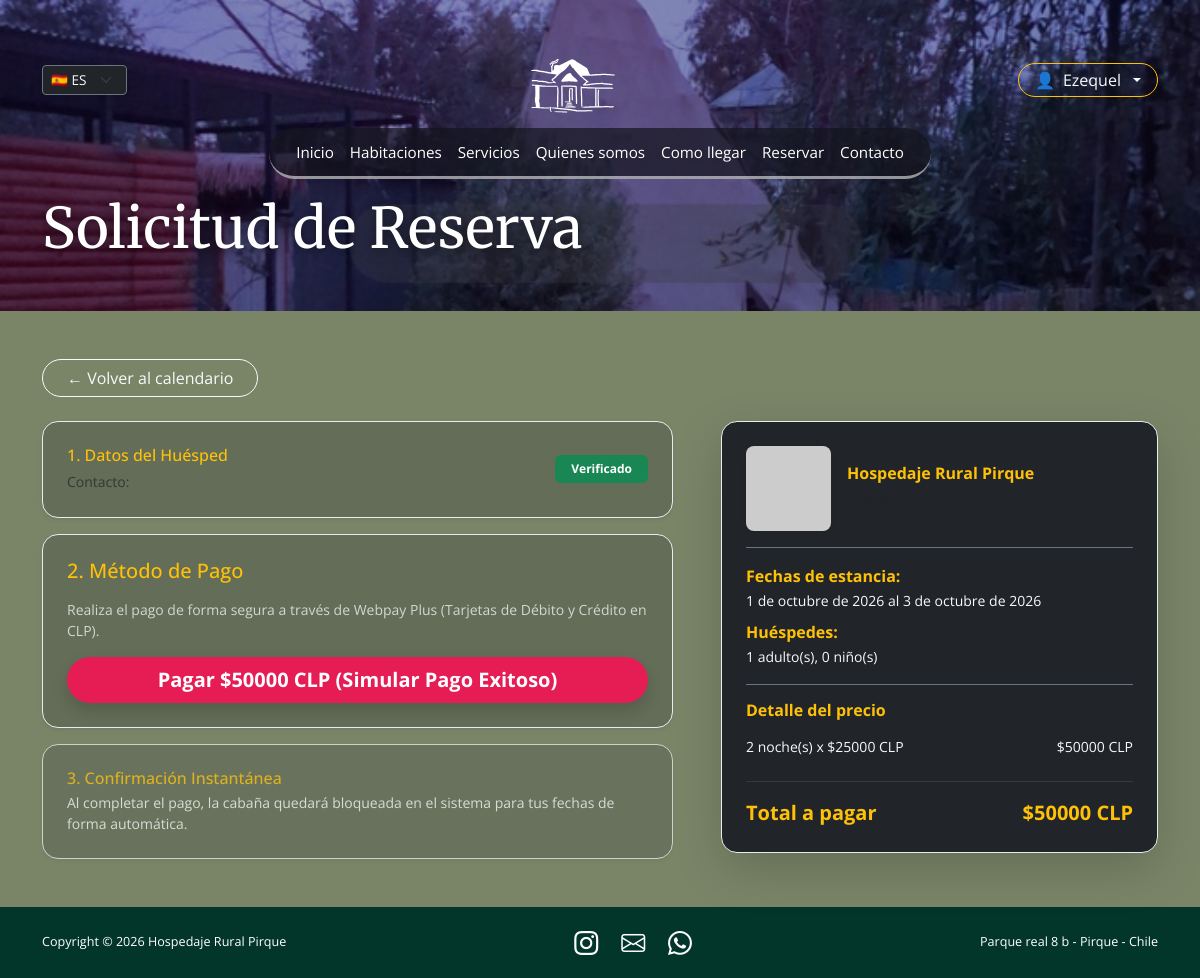
/checkout/1/ (signed in), run on the app's committed database.
### sitio/models.py (models this page shows, shortened)
class Reserva(models.Model):
    usuario = models.ForeignKey(User, on_delete=models.CASCADE, null=True, blank=True)
    rut = forms.CharField(max_length=12, blank=True) if False else models.CharField(max_length=12, blank=True)
    telefono = models.CharField(max_length=20, blank=True)
    llegada = models.DateField()
    salida = models.DateField()
    adultos = models.PositiveSmallIntegerField(default=1)
    ninos = models.PositiveSmallIntegerField("niños", default=0)
    nombre = models.CharField(max_length=120, blank=True)
    contacto = models.CharField(max_length=120, blank=True)
    estado = models.CharField(max_length=20, default='PENDIENTE')
    creado = models.DateTimeField(auto_now_add=True)
    class Meta:
        ordering = ["-creado"]

### sitio/views.py (the view)
# urls.py: path("checkout/<int:reserva_id>/", views.checkout_reserva, name="checkout_reserva"),
@login_required(login_url='login_cliente')
def checkout_reserva(request, reserva_id):
    reserva = get_object_or_404(Reserva, id=reserva_id)
    precio_noche = 25000
    noches = (reserva.salida - reserva.llegada).days
    if noches < 1:
        noches = 1
    total_clp = noches * precio_noche
    context = {
        "reserva": reserva,
        "noches": noches,
        "precio_noche": precio_noche,
        "total_clp": total_clp,
    }
    return render(request, "sitio/checkout.html", context)

### sitio/context.py (called while the page is built)
def sitio(request):
    return {"SITIO": settings.SITIO}

### sitio/templates/sitio/checkout.html (shortened to what this page needs)
{% extends "sitio/base.html" %}
{% load i18n %}
{% load static %}
{% get_current_language as LANGUAGE_CODE %}
{% block hero %}
<h1 class="page-title">
    {% if LANGUAGE_CODE == 'en' %}Reservation Request{% else %}Solicitud de Reserva{% endif %}
</h1>
{% endblock %}
{% block content %}
<section class="section-olive py-5">
    <div class="container text-light">
        <div class="mb-4">
            <a href="{% url 'reservar' %}" class="btn btn-outline-light rounded-pill px-4">
                ← {% if LANGUAGE_CODE == 'en' %}Back to calendar{% else %}Volver al calendario{% endif %}
            </a>
        </div>
        <div class="row g-5">
            <div class="col-lg-7">
                <div class="card bg-dark bg-opacity-25 border border-light-subtle rounded-4 p-4 mb-3 shadow-sm">
                    <div class="d-flex justify-content-between align-items-center">
                        <div>
                            <h6 class="text-warning mb-1 font-serif">
                                1. {% if LANGUAGE_CODE == 'en' %}Guest Details{% else %}Datos del Huésped{% endif %}
                            </h6>
                            <small class="text-muted">
                                {% if LANGUAGE_CODE == 'en' %}Contact{% else %}Contacto{% endif %}: {{ reserva.contacto }}
                            </small>
                        </div>
                        <span class="badge bg-success px-3 py-2">
                            {% if LANGUAGE_CODE == 'en' %}Verified{% else %}Verificado{% endif %}
                        </span>
                    </div>
                </div>
                <div class="card bg-dark bg-opacity-25 border border-light-subtle rounded-4 p-4 mb-3 shadow-sm">
                    <h5 class="font-serif text-warning mb-3">
                        2. {% if LANGUAGE_CODE == 'en' %}Payment Method{% else %}Método de Pago{% endif %}
                    </h5>
                    <p class="small text-light opacity-75">
                        {% if LANGUAGE_CODE == 'en' %}
                            Make a secure payment via Webpay Plus (Debit and Credit cards in CLP).
                        {% else %}
                            Realiza el pago de forma segura a través de Webpay Plus (Tarjetas de Débito y Crédito en CLP).
                        {% endif %}
                    </p>
                    <form action="{% url 'simular_pago' reserva.id %}" method="POST">
                        <button type="submit" class="btn btn-danger btn-lg w-100 rounded-pill font-serif fw-bold shadow" style="background-color: #e51d54; border: none;">
                            {% if LANGUAGE_CODE == 'en' %}
                                Pay ${{ total_clp }} CLP (Simulate Successful Payment)
                            {% else %}
                                Pagar ${{ total_clp }} CLP (Simular Pago Exitoso)
                            {% endif %}
                        </button>
                    </form>
                </div>
                <div class="card bg-dark bg-opacity-25 border border-light-subtle rounded-4 p-4 text-light opacity-75 shadow-sm">
                    <h6 class="font-serif text-warning mb-1">
                        3. {% if LANGUAGE_CODE == 'en' %}Instant Confirmation{% else %}Confirmación Instantánea{% endif %}
                    </h6>
                    <small class="small">
                        {% if LANGUAGE_CODE == 'en' %}
                            Upon completing the payment, the cabin will be automatically blocked in the system for your selected dates.
                        {% else %}
                            Al completar el pago, la cabaña quedará bloqueada en el sistema para tus fechas de forma automática.
                        {% endif %}
                    </small>
                </div>
            </div>
            <div class="col-lg-5">
                <div class="card bg-dark text-light border border-light-subtle rounded-4 p-4 shadow-lg">
                    <div class="d-flex gap-3 align-items-center border-bottom border-secondary pb-3 mb-3">
                        <img src="{% static 'img/cabana.jpg' %}" class="rounded-3 shadow-sm" style="width: 85px; height: 85px; object-fit: cover;" onerror="this.src='https://via.placeholder.com/85'">
                        <div>
                            <h6 class="font-serif fw-bold mb-1 text-warning">Hospedaje Rural Pirque</h6>
                            <small class="text-muted">
                            </small>
                        </div>
                    </div>
                    <div class="border-bottom border-secondary pb-3 mb-3">
                        <div class="mb-2">
                            <strong class="text-warning">
                                {% if LANGUAGE_CODE == 'en' %}Stay dates{% else %}Fechas de estancia{% endif %}:
                            </strong><br>
                            <span class="small">
                                {% if LANGUAGE_CODE == 'en' %}
                                    {{ reserva.llegada }} to {{ reserva.salida }}
                                {% else %}
                                    {{ reserva.llegada }} al {{ reserva.salida }}
                                {% endif %}
                            </span>
                        </div>
                        <div>
                            <strong class="text-warning">
                                {% if LANGUAGE_CODE == 'en' %}Guests{% else %}Huéspedes{% endif %}:
                            </strong><br>
                            <span class="small">
                                {% if LANGUAGE_CODE == 'en' %}
                                    {{ reserva.adultos }} adult(s), {{ reserva.ninos }} child(ren)
                                {% else %}
                                    {{ reserva.adultos }} adulto(s), {{ reserva.ninos }} niño(s)
                                {% endif %}
                            </span>
                        </div>
                    </div>
                    <h6 class="font-serif fw-bold mb-3 text-warning">
                        {% if LANGUAGE_CODE == 'en' %}Price breakdown{% else %}Detalle del precio{% endif %}
                    </h6>
                    <div class="d-flex justify-content-between mb-2 small">
                        <span>
                            {% if LANGUAGE_CODE == 'en' %}
                                {{ noches }} night(s) x ${{ precio_noche }} CLP
                            {% else %}
                                {{ noches }} noche(s) x ${{ precio_noche }} CLP
                            {% endif %}
                        </span>
                        <span>${{ total_clp }} CLP</span>
                    </div>
                    <hr class="border-secondary">
                    <div class="d-flex justify-content-between fw-bold fs-5 text-warning">
                        <span>
                            {% if LANGUAGE_CODE == 'en' %}Total amount{% else %}Total a pagar{% endif %}
                        </span>
                        <span>${{ total_clp }} CLP</span>
                    </div>
                </div>
            </div>
        </div>
    </div>
</section>
{% endblock %}

### sitio/templates/sitio/base.html (shortened to what this page needs)
{% load i18n %}
{% load static %}
{% get_current_language as LANGUAGE_CODE %}
<!DOCTYPE html>
<html lang="{{ LANGUAGE_CODE }}">
<head>
  <link href="https://cdn.jsdelivr.net/npm/bootstrap@5.3.3/dist/css/bootstrap.min.css" rel="stylesheet">
  <link href="https://cdn.jsdelivr.net/npm/bootstrap-icons@1.11.3/font/bootstrap-icons.min.css" rel="stylesheet">
  <link href="{% static 'css/style.css' %}" rel="stylesheet">
</head>
<body>
  <header class="hero {% block hero_class %}hero-sm{% endblock %}" style="background-image:url('{% block hero_img %}{% static 'img/jardin.jpg' %}{% endblock %}')">
    <div class="hero-overlay"></div>
    <div class="container position-relative">
      <div class="d-flex justify-content-between align-items-center pt-3 mb-2">
        <div class="language-selector">
            <form action="{% url 'set_language' %}" method="POST" class="d-inline">
                <select name="language" class="form-select form-select-sm bg-dark text-light border-secondary shadow-sm" onchange="this.form.submit()" style="width: auto; font-size: 0.85rem;">
                    {% get_available_languages as LANGUAGES %}
                    {% for lang_code, lang_name in LANGUAGES %}
                        <option value="{{ lang_code }}" {% if lang_code == LANGUAGE_CODE %}selected{% endif %}>
                            {% if lang_code == 'es' %}🇪🇸 ES{% else %}🇬🇧 EN{% endif %}
                        </option>
                    {% endfor %}
                </select>
            </form>
        </div>
        <a href="{% url 'inicio' %}"><img src="{% static 'img/logo.svg' %}" alt="{{ SITIO.nombre }}" class="logo"></a>
        <div class="user-auth-area">
            {% if user.is_authenticated %}
                <div class="dropdown">
                    <button class="btn btn-outline-warning rounded-pill dropdown-toggle d-flex align-items-center gap-2 px-3 py-1 font-serif text-light" type="button" id="userMenu" data-bs-toggle="dropdown" aria-expanded="false">
                        👤 <span>{{ user.first_name|default:user.username }}</span>
                    </button>
                </div>
            {% else %}
                <a href="{% url 'login_cliente' %}" class="btn btn-warning rounded-pill px-4 font-serif fw-bold shadow-sm text-dark">
                    🔑 {% if LANGUAGE_CODE == 'en' %}Sign In{% else %}Ingresar{% endif %}
                </a>
            {% endif %}
        </div>
      </div>
      <nav class="navbar navbar-expand-lg navbar-dark justify-content-center">
        <div class="collapse navbar-collapse justify-content-center flex-grow-0" id="menu">
          <ul class="navbar-nav menu">
            <li class="nav-item">
              <a class="nav-link" href="{% url 'inicio' %}">{% if LANGUAGE_CODE == 'en' %}Home{% else %}Inicio{% endif %}</a>
            </li>
            <li class="nav-item">
              <a class="nav-link" href="{% url 'habitaciones' %}">{% if LANGUAGE_CODE == 'en' %}Rooms{% else %}Habitaciones{% endif %}</a>
            </li>
            <li class="nav-item">
              <a class="nav-link" href="{% url 'servicios' %}">{% if LANGUAGE_CODE == 'en' %}Services{% else %}Servicios{% endif %}</a>
            </li>
            <li class="nav-item">
              <a class="nav-link" href="{% url 'quienes_somos' %}">{% if LANGUAGE_CODE == 'en' %}About Us{% else %}Quienes somos{% endif %}</a>
            </li>
            <li class="nav-item">
              <a class="nav-link" href="{% url 'como_llegar' %}">{% if LANGUAGE_CODE == 'en' %}How to get here{% else %}Como llegar{% endif %}</a>
            </li>
            <li class="nav-item">
              <a class="nav-link" href="{% url 'reservar' %}">{% if LANGUAGE_CODE == 'en' %}Book Now{% else %}Reservar{% endif %}</a>
            </li>
            <li class="nav-item">
              <a class="nav-link" href="{% url 'contacto' %}">{% if LANGUAGE_CODE == 'en' %}Contact{% else %}Contacto{% endif %}</a>
            </li>
          </ul>
        </div>
      </nav>
      {% block hero %}{% endblock %}
    </div>
  </header>
  <main>{% block content %}{% endblock %}</main>
  <footer class="site-footer">
    <div class="container d-flex flex-column flex-md-row justify-content-between align-items-center gap-2">
      <small>Copyright © 2026 {{ SITIO.nombre }}</small>
      <div class="social">
        <a href="https://instagram.com/{{ SITIO.instagram }}" target="_blank" rel="noopener" aria-label="Instagram"><i class="bi bi-instagram"></i></a>
        <a href="mailto:{{ SITIO.email }}" aria-label="Correo"><i class="bi bi-envelope"></i></a>
        <a href="https://wa.me/{{ SITIO.whatsapp }}" target="_blank" rel="noopener" aria-label="WhatsApp"><i class="bi bi-whatsapp"></i></a>
      </div>
      <small>{{ SITIO.direccion }}</small>
    </div>
  </footer>
</body>
</html>

### static/css/style.css (style rules this page uses)
:root { --olive:#7a8568; --forest:#03362a; --leaf:#668a3a; --leaf-dark:#557530; }
body { font-family:'Open Sans',sans-serif;color:#fff;background:var(--olive);min-height:100vh;display:flex;flex-direction:column }
main { flex:1 }
h1,h2,h3,.serif,.horario,.lead-serif,.lista-hab { font-family:'Merriweather',serif }
.hero { position:relative;background-size:cover;background-position:center;padding:1.5rem 0 2rem }
.hero-overlay { position:absolute;inset:0;background:rgba(10,10,40,.35) }
.hero-sm { min-height:260px }
.logo { height:80px;width:auto }
.page-title { font-size:clamp(2.5rem,7vw,3.5rem);font-weight:400;margin:1rem 0;text-shadow:0 2px 12px rgba(0,0,0,.5) }
.navbar { padding:0 }
.menu { background:rgba(20,20,30,.7);border-radius:30px;padding:.3rem 1.2rem;border-bottom:3px solid rgba(255,255,255,.55) }
.menu .nav-link { color:#fff;font-size:.95rem;padding:.5rem .8rem }
.section-olive { background:var(--olive);padding:1.5rem 0 4rem }
.site-footer { background:var(--forest);padding:1.1rem 0;font-size:.9rem }
.social a { color:#fff;font-size:1.5rem;margin:0 .6rem }

### data on the page
Reserva: llegada "1 de octubre de 2026", salida "3 de octubre de 2026", adultos "1", ninos "0"

### other printed values
{{ user.first_name|default:user.username }} "Ezequel"
{{ total_clp }} "50000"
{{ noches }} "2"
{{ precio_noche }} "25000"
{{ SITIO.nombre }} "Hospedaje Rural Pirque"
{{ SITIO.direccion }} "Parque real 8 b - Pirque - Chile"
